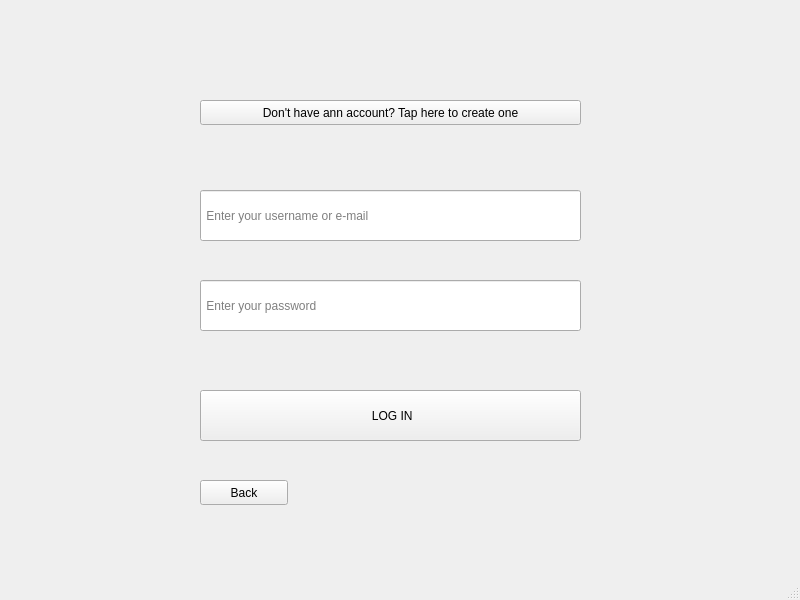
<?xml version="1.0" encoding="UTF-8"?>
<ui version="4.0">
 <class>MainWindow</class>
 <widget class="QMainWindow" name="MainWindow">
  <property name="geometry">
   <rect>
    <x>0</x>
    <y>0</y>
    <width>800</width>
    <height>600</height>
   </rect>
  </property>
  <property name="windowTitle">
   <string>MainWindow</string>
  </property>
  <widget class="QWidget" name="centralwidget">
   <widget class="QLineEdit" name="email_new">
    <property name="geometry">
     <rect>
      <x>200</x>
      <y>190</y>
      <width>381</width>
      <height>51</height>
     </rect>
    </property>
    <property name="placeholderText">
     <string> Enter your username or e-mail</string>
    </property>
   </widget>
   <widget class="QLineEdit" name="password_new">
    <property name="geometry">
     <rect>
      <x>200</x>
      <y>280</y>
      <width>381</width>
      <height>51</height>
     </rect>
    </property>
    <property name="placeholderText">
     <string> Enter your password</string>
    </property>
   </widget>
   <widget class="QPushButton" name="register_new">
    <property name="geometry">
     <rect>
      <x>200</x>
      <y>390</y>
      <width>381</width>
      <height>51</height>
     </rect>
    </property>
    <property name="styleSheet">
     <string notr="true"/>
    </property>
    <property name="text">
     <string> LOG IN</string>
    </property>
    <property name="icon">
     <iconset>
      <normaloff>../../Pictures/museum.png</normaloff>../../Pictures/museum.png</iconset>
    </property>
   </widget>
   <widget class="QPushButton" name="pushButton">
    <property name="geometry">
     <rect>
      <x>200</x>
      <y>100</y>
      <width>381</width>
      <height>25</height>
     </rect>
    </property>
    <property name="styleSheet">
     <string notr="true"/>
    </property>
    <property name="text">
     <string>Don't have ann account? Tap here to create one</string>
    </property>
   </widget>
   <widget class="QPushButton" name="back">
    <property name="geometry">
     <rect>
      <x>200</x>
      <y>480</y>
      <width>88</width>
      <height>25</height>
     </rect>
    </property>
    <property name="text">
     <string>Back</string>
    </property>
   </widget>
  </widget>
  <widget class="QMenuBar" name="menubar">
   <property name="geometry">
    <rect>
     <x>0</x>
     <y>0</y>
     <width>800</width>
     <height>22</height>
    </rect>
   </property>
  </widget>
  <widget class="QStatusBar" name="statusbar"/>
 </widget>
 <resources/>
 <connections/>
</ui>
